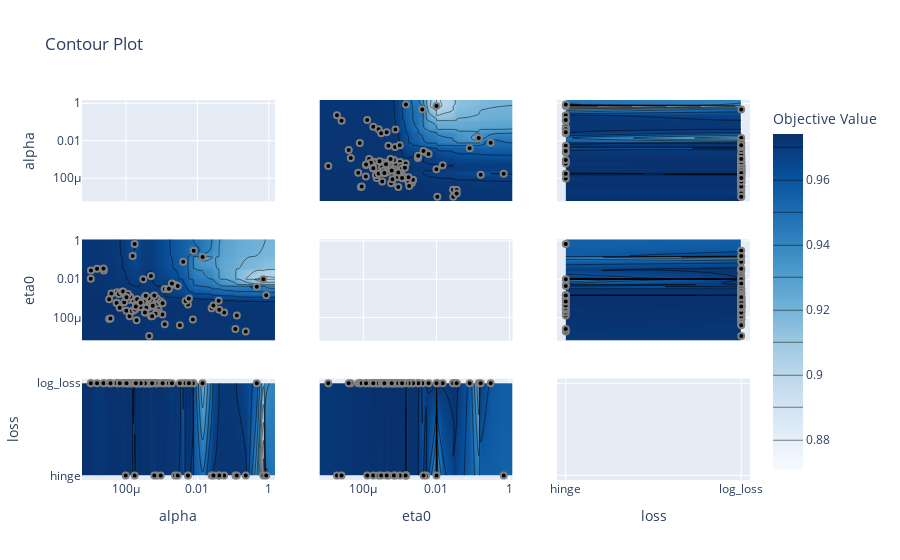

The notebook cell this image was saved under:
### Markdown cell above
**`plot_contour`**

### Code cell
from optuna.visualization import plot_contour

plot_contour(study)
